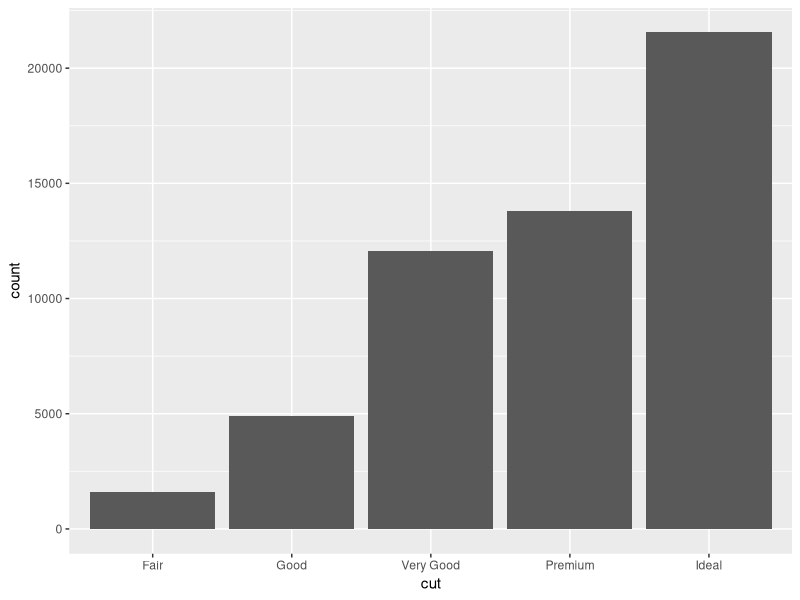
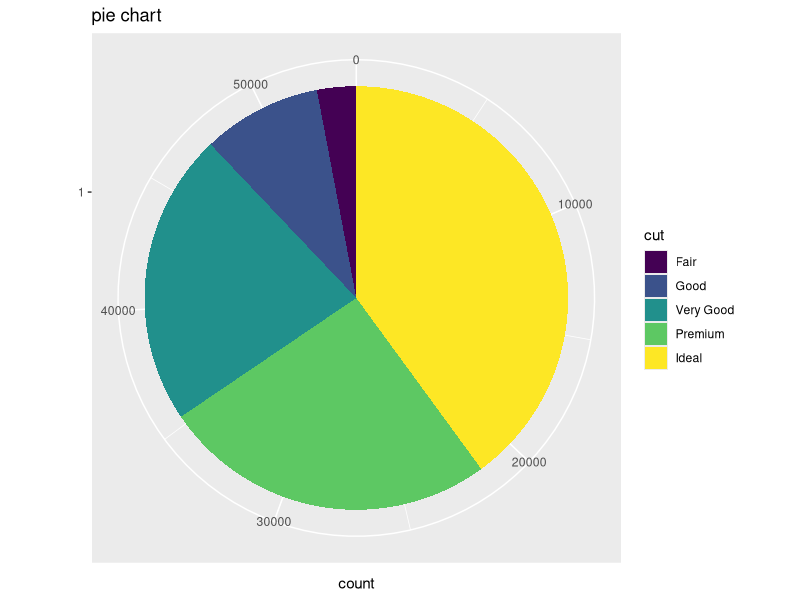
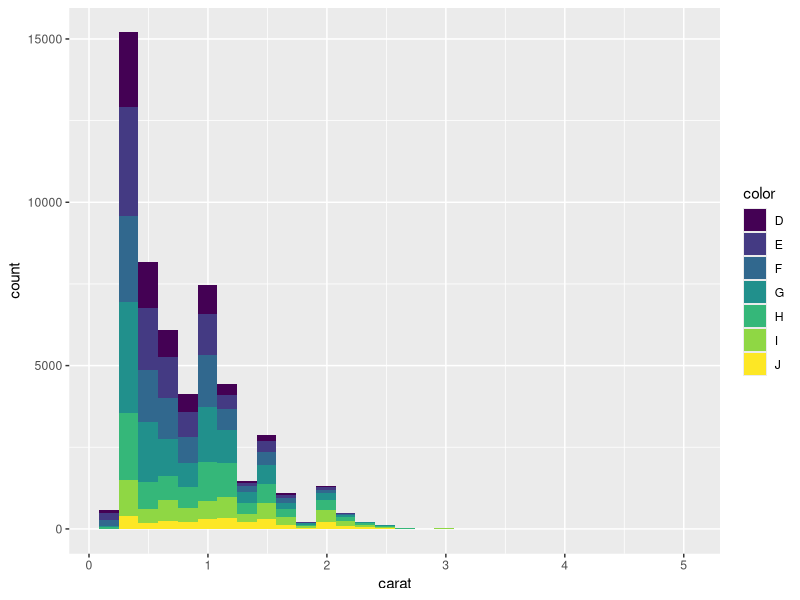
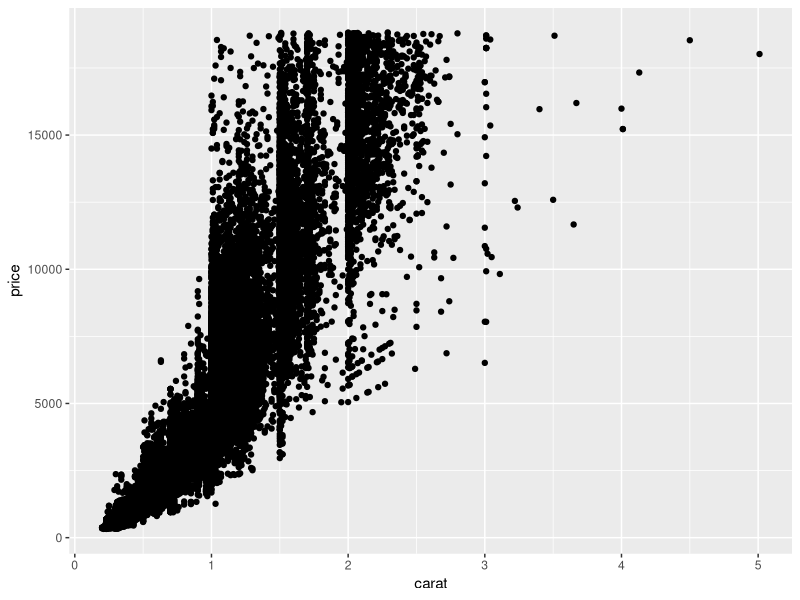
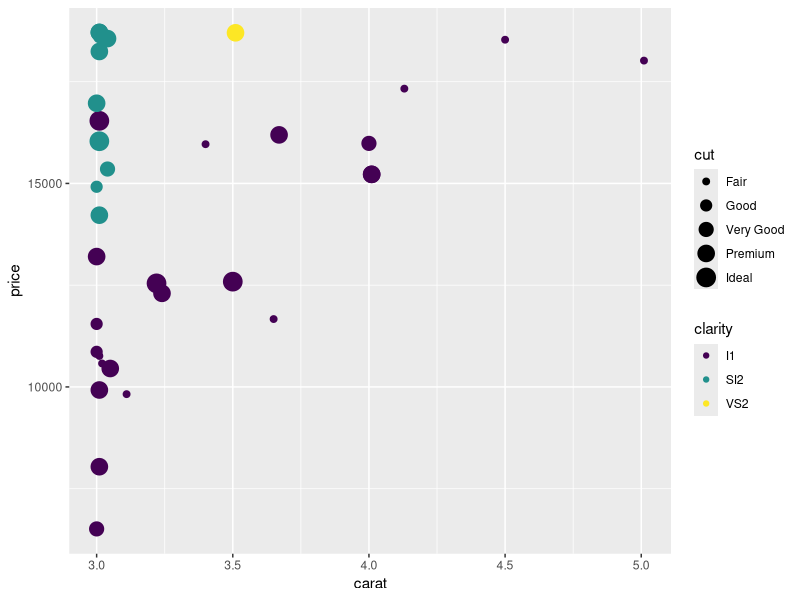

The R script that drew these images, in order:
library(ggplot2)
library(dplyr)
#1. cut 데이터의 빈도를 나타내는 histogram을 그리시오
diamonds %>% group_by(cut) %>% summarise(count=n()) %>% 
  ggplot()+geom_bar(aes(cut, count), stat="identity")

#2. cut 데이터의 빈도를 나타내는 Pie Chart를 그리시오
ggplot(diamonds, aes(x = factor(1), fill = cut)) + geom_bar(width = 1) + coord_polar("y")+
xlab("")+ggtitle("pie chart")

#3. carat별로 diamond의 색 분포를 나타내는 histogram을 그리시오
ggplot(diamonds)+geom_histogram(aes(carat, fill = color))

#4. carat과 price에 대한 scatterplot을 그리시오.
ggplot(diamonds)+geom_point(aes(carat,price))

#5. 3캐럿 이상인 다이아몬드들의 carat과 price에 대한 scatterplot을 그리시오. color는 clarity로 하고, point의 size는 cut으로하시오
diamonds %>% filter(carat >=3) %>% ggplot()+geom_point(aes(carat, price, color=clarity, size = cut))
